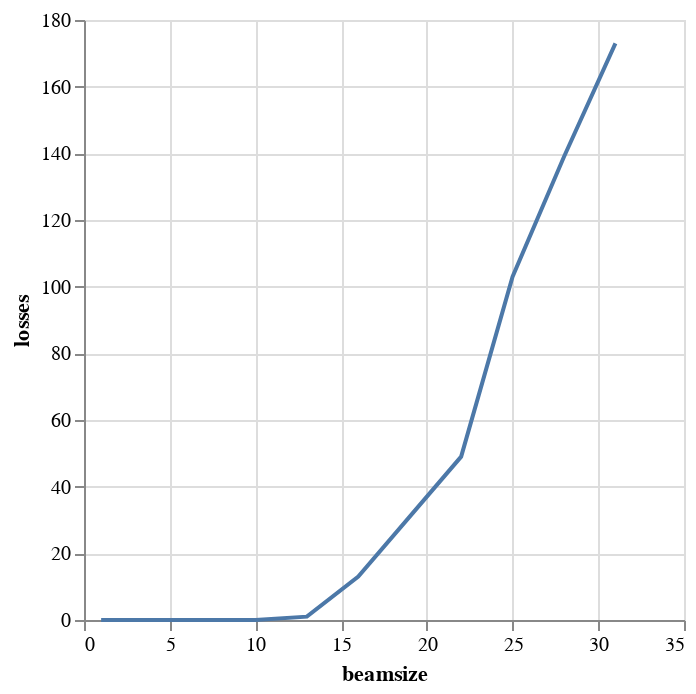

Here is the notebook cell this chart was saved with:
### Code cell
alt.Chart(emit_df).mark_line().encode(
    x='beamsize',
    y='losses',
)

### Figure 1 — Vega-Lite specification as saved in the notebook (floating-point values rounded to 4 significant figures)
{"$schema": "https://vega.github.io/schema/vega-lite/v1.2.1.json", "data": {"values": [{"beamsize": 1, "losses": 0, "relbeta": 0.002309, "sourceID": 16777217, "sourceName": "bs_1", "x_emittance": 0.003786, "x_norm_emittance": 8.74e-06, "y_emittance": 0.001385, "y_norm_emittance": 3.196e-06}, {"beamsize": 4, "losses": 0, "relbeta": 0.002309, "sourceID": 16777218, "sourceName": "bs_4", "x_emittance": 0.1672, "x_norm_emittance": 0.0003859, "y_emittance": 0.09009, "y_norm_emittance": 0.000208}, {"beamsize": 7, "losses": 0, "relbeta": 0.002309, "sourceID": 16777219, "sourceName": "bs_7", "x_emittance": 0.9478, "x_norm_emittance": 0.002188, "y_emittance": 0.4322, "y_norm_emittance": 0.0009978}, {"beamsize": 10, "losses": 0, "relbeta": 0.002309, "sourceID": 16777220, "sourceName": "bs_10", "x_emittance": 2.881, "x_norm_emittance": 0.00665, "y_emittance": 1.489, "y_norm_emittance": 0.003437}, {"beamsize": 13, "losses": 1, "relbeta": 0.002309, "sourceID": 16777221, "sourceName": "bs_13", "x_emittance": 6.624, "x_norm_emittance": 0.01529, "y_emittance": 3.515, "y_norm_emittance": 0.008114}, {"beamsize": 16, "losses": 13, "relbeta": 0.002309, "sourceID": 16777222, "sourceName": "bs_16", "x_emittance": 12.82, "x_norm_emittance": 0.0296, "y_emittance": 5.944, "y_norm_emittance": 0.01372}, {"beamsize": 19, "losses": 31, "relbeta": 0.002309, "sourceID": 16777223, "sourceName": "bs_19", "x_emittance": 21.96, "x_norm_emittance": 0.05071, "y_emittance": 13.86, "y_norm_emittance": 0.03199}, {"beamsize": 22, "losses": 49, "relbeta": 0.002309, "sourceID": 16777224, "sourceName": "bs_22", "x_emittance": 31.25, "x_norm_emittance": 0.07214, "y_emittance": 23.24, "y_norm_emittance": 0.05364}, {"beamsize": 25, "losses": 103, "relbeta": 0.002309, "sourceID": 16777225, "sourceName": "bs_25", "x_emittance": 38.99, "x_norm_emittance": 0.09, "y_emittance": 31.18, "y_norm_emittance": 0.07198}, {"beamsize": 28, "losses": 139, "relbeta": 0.002309, "sourceID": 16777226, "sourceName": "bs_28", "x_emittance": 47.07, "x_norm_emittance": 0.1087, "y_emittance": 39.81, "y_norm_emittance": 0.09191}, {"beamsize": 31, "losses": 173, "relbeta": 0.002309, "sourceID": 16777227, "sourceName": "bs_31", "x_emittance": 62.19, "x_norm_emittance": 0.1436, "y_emittance": 59.14, "y_norm_emittance": 0.1365}]}, "encoding": {"x": {"field": "beamsize", "type": "quantitative"}, "y": {"field": "losses", "type": "quantitative"}}, "mark": "line"}
